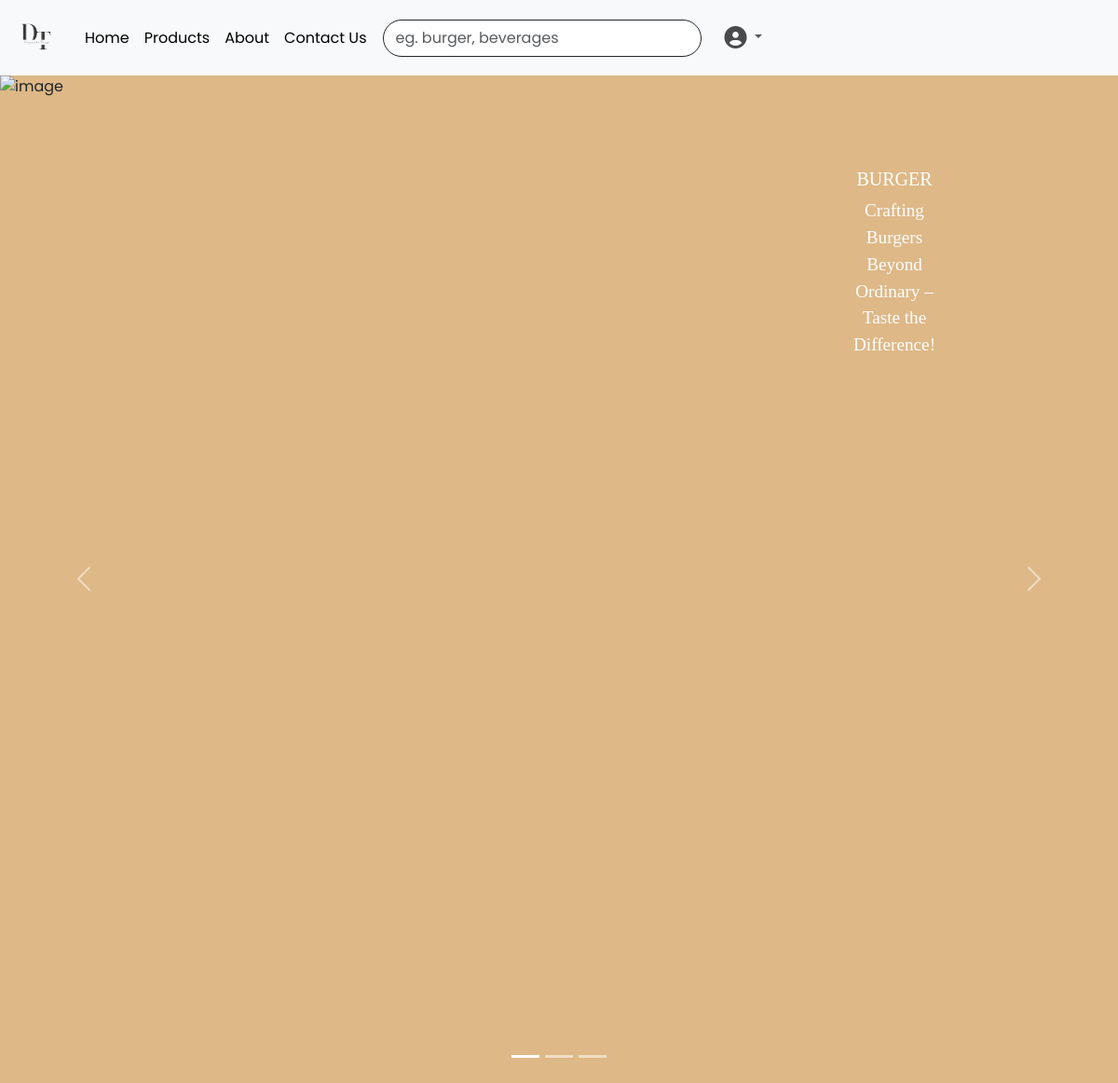
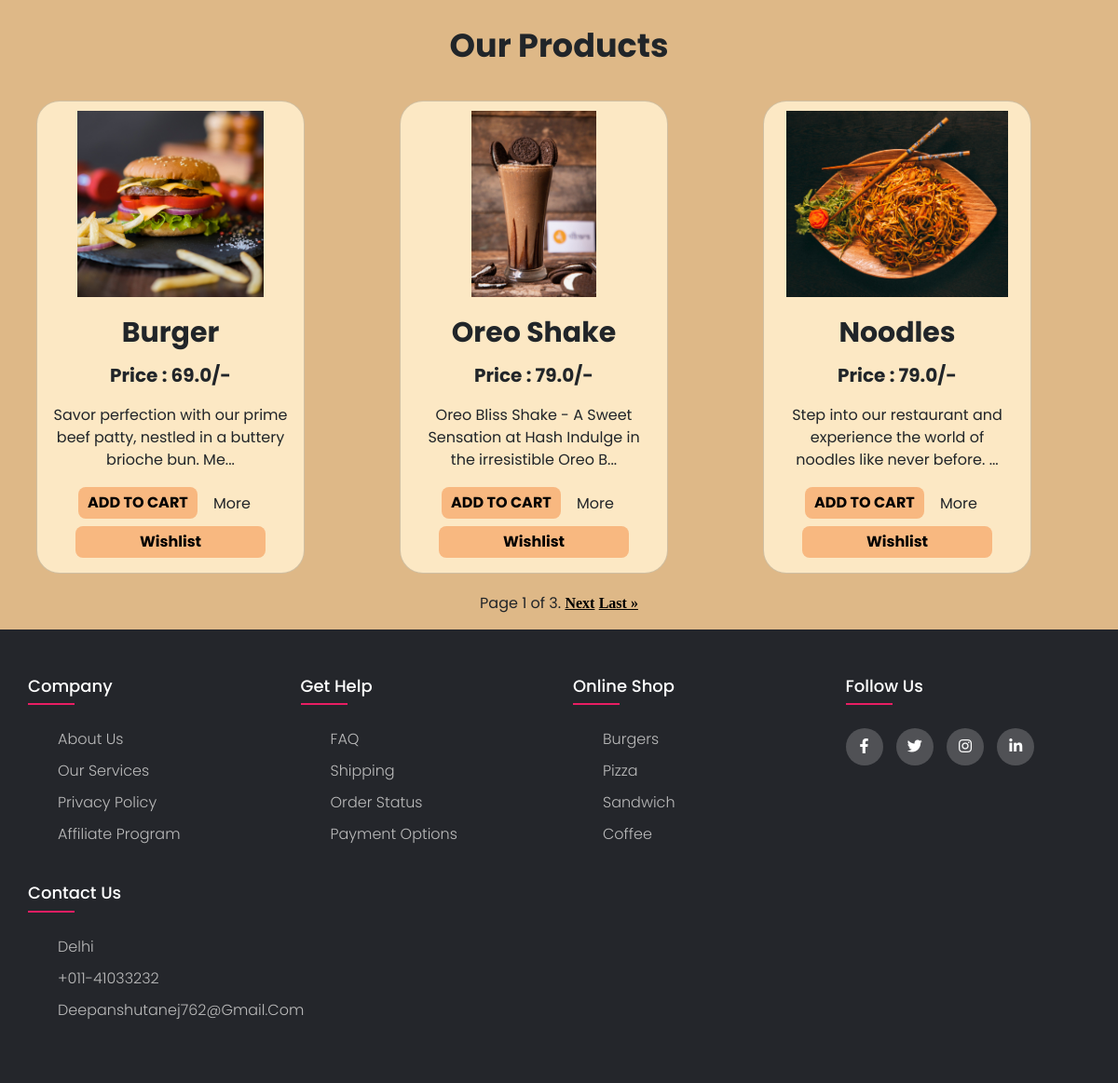
The page / on the database its author committed (2 pictures, top to bottom).
### app1/models.py (models this page shows, shortened)
class Product(models.Model):
    Title = models.CharField(max_length=30)
    Product_id = models.IntegerField(unique=True)
    Description = models.CharField(max_length=1000)
    price = models.FloatField(max_length=30)
    img = models.ImageField(upload_to='images/')
    category = models.CharField(max_length=30)

### app1/views.py (the view)
# urls.py: 2. Add a URL to urlpatterns:  path('', views.home, name='home')
def home(request):
    myproduct = Product.objects.all().order_by('id')
    paginator = Paginator(myproduct, 3)
    page_number = request.GET.get("page")
    page_obj = paginator.get_page(page_number)
    return render(request,'app1/home.html',{'page_obj':page_obj})

### app1/templates/app1/home.html (shortened to what this page needs)
<!DOCTYPE html>
<html lang="en">
<head>
  {% load static %}
  <link rel="stylesheet" href="{% static 'app1/home.css' %}">
  <link href="https://cdn.jsdelivr.net/npm/bootstrap@5.3.1/dist/css/bootstrap.min.css" rel="stylesheet"
>
</head>
<body>
  {% include 'app1/navbar.html' %}
  {% include 'app1/carousel.html' %}
  {% include 'app1/products.html' %}
  <div>
    {% include 'app1/footer.html' %}
  </div>
</body>
</html>

### app1/templates/app1/products.html (shortened to what this page needs)
<div class="container text-center mt-4">
  <p id="products" style="font-weight: bolder; font-size: 35px;">Our Products</p>
</div>
<div class="container text-center" style="background-color:burlywood; display: flex; flex-direction: column; justify-content: center;">
  <div class="row">
    {% for y in page_obj %}
    <div class="col">
      <div class="container text-center" style="background-color: burlywood; ">
        <div class="card mb-3 mt-3" id="product-card" style="width: 18rem;
        background-color: #fce8c4;
        border-radius: 25px;
        align-items: center;">
          <img src="{{ y.img.url }}" class="card-img-top" alt="image" >
          <div class="card-body">
            <p class="card-title">{{ y.Title }}</p>
            <p style="font-weight: bold;font-size: 20px;">Price : {{y.price}}/-</p>
            <p>{{y.Description|slice:":80"}}...</p>
            <form method="post" action="{% url 'cart' %}">
              <button class="btn, btn1" value="{{y.Product_id}}" id="c_btn" name="c_btn">ADD TO CART</button>
              <a class="btn" href="{{y.id}}">More</a>
            </form>
            <form method="post" action="{% url 'add_wishlists' %}">
              <button class="btn, btn1" value="{{y.Product_id}}" id="w_btn" name="w_btn"
                style="margin-top: 5px; width: 80%">Wishlist</button>
            </form>
          </div>
        </div>
      </div>
    </div>
    {% endfor %}
</div>
    <div class="pagination mb-3 mt-1">
      <span class="step-links" style="width: 180vmin;">
        <span class="current">
          Page {{ page_obj.number }} of {{ page_obj.paginator.num_pages }}.
        </span>
        {% if page_obj.has_next %}
        <a href="?page={{ page_obj.next_page_number }}" class="page-button">Next</a>
        <a href="?page={{ page_obj.paginator.num_pages }}" class="page-button">Last &raquo;</a>
        {% endif %}
      </span>
    </div>
  </div>
</div>

### app1/static/app1/home.css (style rules this page uses)
#product-card { width: 18rem; background-color: #fce8c4; border-radius: 25px; align-items: center; }
.card-img-top { margin-top: 10px; max-width: 250px; height: 200px; overflow: hidden; aspect-ratio: 1/3; object-fit: contain; }
.card-title { font-weight: bold; font-size: 30px; }
.btn1 { background-color: rgb(248, 184, 128); font-weight: bolder; border: none; padding: 5px 10px; border-radius: 8px; }
.page-button { color: black; font-family: 'Times New Roman', Times, serif; font-weight: bold; }

### app1/static/app1/style.css (style rules this page uses)
body { line-height: 1.5; font-family: 'Poppins', sans-serif; }
* { margin:0; padding:0; box-sizing: border-box; }
.container { max-width: 1170px; margin:auto; }
.row { display: flex; flex-wrap: wrap; }

### rows shown on the page
Product: img (picture), Title "Burger", price "69.0", Description "Savor perfection with our prime beef patty, nestled in a buttery brioche bun. Me", {{ y.Product_id }} 1 (drawn)
Product: img (picture), Title "Oreo Shake", price "79.0", Description "Oreo Bliss Shake - A Sweet Sensation at Hash Indulge in the irresistible Oreo B", {{ y.Product_id }} 2 (drawn)
Product: img (picture), Title "Noodles", price "79.0", Description "Step into our restaurant and experience the world of noodles like never before.", {{ y.Product_id }} 3 (drawn)

### other values the page prints
{{ page_obj.number }} "1"
{{ page_obj.paginator.num_pages }} "3"
